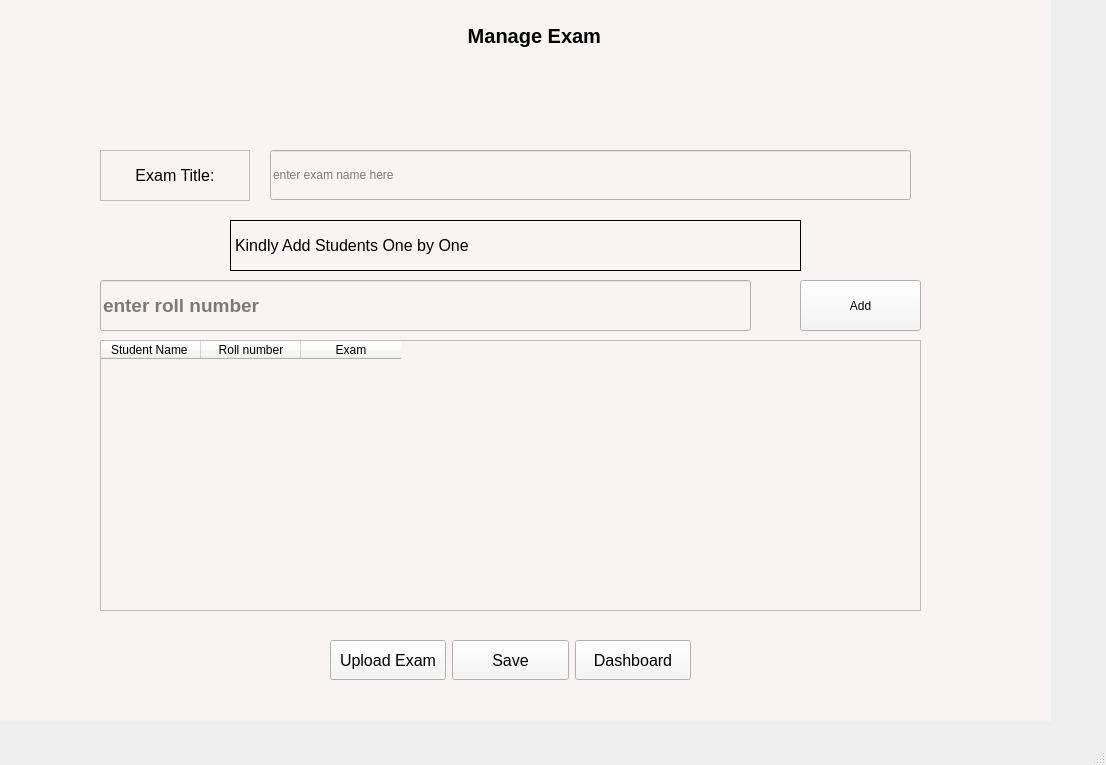
<?xml version="1.0" encoding="UTF-8"?>
<ui version="4.0">
 <class>Manage_exam_MainWindow</class>
 <widget class="QMainWindow" name="Manage_exam_MainWindow">
  <property name="geometry">
   <rect>
    <x>0</x>
    <y>0</y>
    <width>1106</width>
    <height>765</height>
   </rect>
  </property>
  <property name="windowTitle">
   <string>MainWindow</string>
  </property>
  <widget class="QWidget" name="centralwidget">
   <widget class="QWidget" name="widget" native="true">
    <property name="geometry">
     <rect>
      <x>-40</x>
      <y>-10</y>
      <width>1091</width>
      <height>731</height>
     </rect>
    </property>
    <property name="styleSheet">
     <string notr="true">background-color: rgb(246, 245, 244);</string>
    </property>
    <widget class="QWidget" name="horizontalLayoutWidget">
     <property name="geometry">
      <rect>
       <x>130</x>
       <y>150</y>
       <width>831</width>
       <height>71</height>
      </rect>
     </property>
     <layout class="QHBoxLayout" name="horizontalLayout" stretch="0,1">
      <property name="spacing">
       <number>20</number>
      </property>
      <property name="leftMargin">
       <number>10</number>
      </property>
      <property name="topMargin">
       <number>10</number>
      </property>
      <property name="rightMargin">
       <number>10</number>
      </property>
      <property name="bottomMargin">
       <number>10</number>
      </property>
      <item>
       <widget class="QLabel" name="exam_name_label">
        <property name="sizePolicy">
         <sizepolicy hsizetype="Preferred" vsizetype="Preferred">
          <horstretch>0</horstretch>
          <verstretch>0</verstretch>
         </sizepolicy>
        </property>
        <property name="minimumSize">
         <size>
          <width>150</width>
          <height>50</height>
         </size>
        </property>
        <property name="font">
         <font>
          <pointsize>12</pointsize>
         </font>
        </property>
        <property name="frameShape">
         <enum>QFrame::StyledPanel</enum>
        </property>
        <property name="text">
         <string>Exam Title:</string>
        </property>
        <property name="alignment">
         <set>Qt::AlignCenter</set>
        </property>
       </widget>
      </item>
      <item>
       <widget class="QLineEdit" name="exam_name_lineEdit">
        <property name="minimumSize">
         <size>
          <width>0</width>
          <height>50</height>
         </size>
        </property>
        <property name="text">
         <string/>
        </property>
        <property name="placeholderText">
         <string>enter exam name here </string>
        </property>
       </widget>
      </item>
     </layout>
    </widget>
    <widget class="QLabel" name="header_add_students">
     <property name="geometry">
      <rect>
       <x>270</x>
       <y>230</y>
       <width>571</width>
       <height>51</height>
      </rect>
     </property>
     <property name="font">
      <font>
       <pointsize>12</pointsize>
      </font>
     </property>
     <property name="frameShape">
      <enum>QFrame::Box</enum>
     </property>
     <property name="text">
      <string>Kindly Add Students One by One</string>
     </property>
    </widget>
    <widget class="QLineEdit" name="add_student_lineEdit">
     <property name="geometry">
      <rect>
       <x>140</x>
       <y>290</y>
       <width>651</width>
       <height>51</height>
      </rect>
     </property>
     <property name="font">
      <font>
       <pointsize>14</pointsize>
       <weight>75</weight>
       <bold>true</bold>
      </font>
     </property>
     <property name="placeholderText">
      <string>enter roll number</string>
     </property>
    </widget>
    <widget class="QPushButton" name="add_student_pushButton">
     <property name="geometry">
      <rect>
       <x>840</x>
       <y>290</y>
       <width>121</width>
       <height>51</height>
      </rect>
     </property>
     <property name="text">
      <string>Add</string>
     </property>
    </widget>
    <widget class="QWidget" name="horizontalLayoutWidget_2">
     <property name="geometry">
      <rect>
       <x>360</x>
       <y>630</y>
       <width>381</width>
       <height>80</height>
      </rect>
     </property>
     <layout class="QHBoxLayout" name="upload_horizontalLayout">
      <property name="leftMargin">
       <number>10</number>
      </property>
      <property name="topMargin">
       <number>10</number>
      </property>
      <property name="rightMargin">
       <number>10</number>
      </property>
      <property name="bottomMargin">
       <number>10</number>
      </property>
      <item>
       <widget class="QPushButton" name="Upload_pdf_btn">
        <property name="minimumSize">
         <size>
          <width>0</width>
          <height>40</height>
         </size>
        </property>
        <property name="font">
         <font>
          <family>Arial</family>
          <pointsize>12</pointsize>
         </font>
        </property>
        <property name="text">
         <string>Upload Exam</string>
        </property>
       </widget>
      </item>
      <item>
       <widget class="QPushButton" name="Save_btn">
        <property name="minimumSize">
         <size>
          <width>0</width>
          <height>40</height>
         </size>
        </property>
        <property name="font">
         <font>
          <family>Arial</family>
          <pointsize>12</pointsize>
         </font>
        </property>
        <property name="text">
         <string>Save</string>
        </property>
       </widget>
      </item>
      <item>
       <widget class="QPushButton" name="dashboard_btn">
        <property name="minimumSize">
         <size>
          <width>0</width>
          <height>40</height>
         </size>
        </property>
        <property name="font">
         <font>
          <family>Arial</family>
          <pointsize>12</pointsize>
         </font>
        </property>
        <property name="text">
         <string>Dashboard</string>
        </property>
       </widget>
      </item>
     </layout>
    </widget>
    <widget class="QTableWidget" name="tableWidget">
     <property name="geometry">
      <rect>
       <x>140</x>
       <y>350</y>
       <width>821</width>
       <height>271</height>
      </rect>
     </property>
     <column>
      <property name="text">
       <string>Student Name </string>
      </property>
     </column>
     <column>
      <property name="text">
       <string>Roll number</string>
      </property>
     </column>
     <column>
      <property name="text">
       <string>Exam</string>
      </property>
     </column>
    </widget>
    <widget class="QLabel" name="moniter_exam_header">
     <property name="geometry">
      <rect>
       <x>130</x>
       <y>10</y>
       <width>531</width>
       <height>71</height>
      </rect>
     </property>
     <property name="font">
      <font>
       <pointsize>15</pointsize>
       <weight>75</weight>
       <bold>true</bold>
      </font>
     </property>
     <property name="text">
      <string>Manage Exam</string>
     </property>
     <property name="alignment">
      <set>Qt::AlignRight|Qt::AlignTrailing|Qt::AlignVCenter</set>
     </property>
     <property name="indent">
      <number>20</number>
     </property>
    </widget>
    <widget class="QLabel" name="pdf_document">
     <property name="geometry">
      <rect>
       <x>786</x>
       <y>10</y>
       <width>131</width>
       <height>131</height>
      </rect>
     </property>
     <property name="text">
      <string/>
     </property>
     <property name="pixmap">
      <pixmap>../Media/pdf.png</pixmap>
     </property>
     <property name="scaledContents">
      <bool>true</bool>
     </property>
    </widget>
   </widget>
  </widget>
  <widget class="QMenuBar" name="menubar">
   <property name="geometry">
    <rect>
     <x>0</x>
     <y>0</y>
     <width>1106</width>
     <height>26</height>
    </rect>
   </property>
  </widget>
  <widget class="QStatusBar" name="statusbar"/>
 </widget>
 <resources/>
 <connections/>
</ui>
